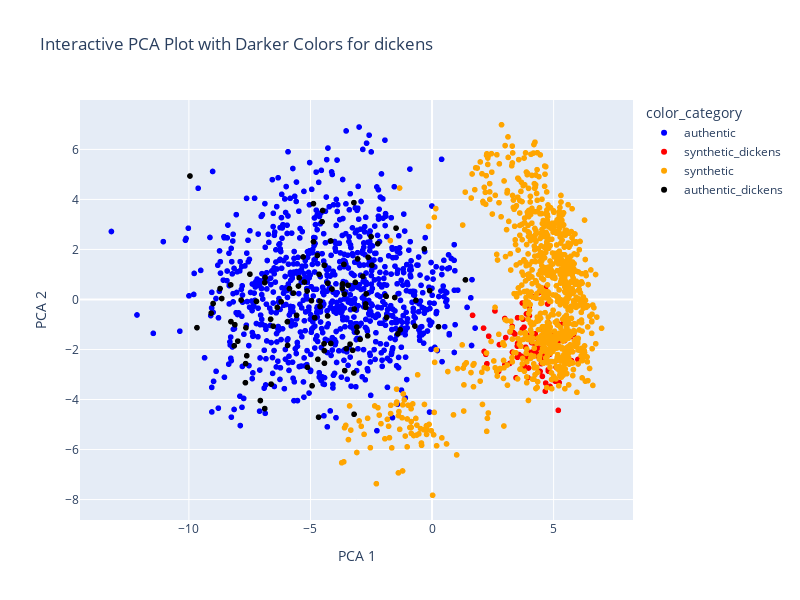

This figure's notebook cell:
### Code cell
author = "dickens"

import plotly.express as px



# Example DataFrame (ensure you have 'PCA1', 'PCA2', 'category', and 'ID' columns)
# pca_df should have columns ['PCA1', 'PCA2', 'category', 'ID']

# Define colors for categories, with darker colors for 'Twain' entries
color_map = {
    
    'authentic': 'blue',         # Regular blue for authentic
    f'authentic_{author}': 'black',  # Dark blue for Twain in authentic
    'synthetic': 'orange',       # Regular orange for synthetic
    f'synthetic_{author}': 'red' # Dark orange for Twain in synthetic
}

# Create a new column to assign darker colors if ID starts with 'Twain' (case insensitive)
def get_color_category(row):
    if row['ID'].lower().startswith(author):
        if row['category'] == 'authentic':
            return f'authentic_{author}'  # Dark blue for 'Twain' in authentic
        else:
            return f'synthetic_{author}'  # Dark orange for 'Twain' in synthetic
    return row['category']

pca_df['color_category'] = pca_df.apply(get_color_category, axis=1)

# Create an interactive scatter plot with Plotly
fig = px.scatter(
    pca_df,
    x='PCA1',  # First principal component
    y='PCA2',  # Second principal component
    color='color_category',  # Color based on the new color category
    color_discrete_map=color_map,  # Assign specific colors including darker shades
    hover_data=['ID'],  # Show 'ID' column when hovering
    labels={'PCA1': 'PCA 1', 'PCA2': 'PCA 2'},  # Axis labels
    title=f'Interactive PCA Plot with Darker Colors for {author}', width=800, height=600
)

# Show the plot
fig.show()

fig.write_html("interactive_pca_twain.html")

### Figure 1 — Plotly figure (JSON) as saved in the notebook; plotly's stock layout.template omitted (floating-point values rounded to 4 significant figures; data arrays with more than 128 entries replaced by an {"elided": "..."} marker saying what was removed)
{"data": [{"customdata": {"elided": "900x1 str values"}, "hovertemplate": "color_category=authentic<br>PCA 1=%{x}<br>PCA 2=%{y}<br>ID=%{customdata[0]}<extra></extra>", "legendgroup": "authentic", "marker": {"color": "blue", "symbol": "circle"}, "mode": "markers", "name": "authentic", "showlegend": true, "type": "scattergl", "x": {"elided": "900 float values"}, "xaxis": "x", "y": {"elided": "900 float values"}, "yaxis": "y"}, {"customdata": [["DICKENS_synthetic_combined_144.txt"], ["DICKENS_synthetic_combined_126.txt"], ["DICKENS_synthetic_combined_130.txt"], ["DICKENS_synthetic_combined_119.txt"], ["DICKENS_synthetic_combined_124.txt"], ["DICKENS_synthetic_combined_155.txt"], ["DICKENS_synthetic_combined_90.txt"], ["DICKENS_synthetic_combined_171.txt"], ["DICKENS_synthetic_combined_158.txt"], ["DICKENS_synthetic_combined_152.txt"], ["DICKENS_synthetic_combined_16.txt"], ["DICKENS_synthetic_combined_140.txt"], ["DICKENS_synthetic_combined_30.txt"], ["DICKENS_synthetic_combined_81.txt"], ["DICKENS_synthetic_combined_58.txt"], ["DICKENS_synthetic_combined_44.txt"], ["DICKENS_synthetic_combined_173.txt"], ["DICKENS_synthetic_combined_135.txt"], ["DICKENS_synthetic_combined_70.txt"], ["DICKENS_synthetic_combined_167.txt"], ["DICKENS_synthetic_combined_60.txt"], ["DICKENS_synthetic_combined_61.txt"], ["DICKENS_synthetic_combined_145.txt"], ["DICKENS_synthetic_combined_163.txt"], ["DICKENS_synthetic_combined_160.txt"], ["DICKENS_synthetic_combined_56.txt"], ["DICKENS_synthetic_combined_189.txt"], ["DICKENS_synthetic_combined_74.txt"], ["DICKENS_synthetic_combined_27.txt"], ["DICKENS_synthetic_combined_38.txt"], ["DICKENS_synthetic_combined_156.txt"], ["DICKENS_synthetic_combined_136.txt"], ["DICKENS_synthetic_combined_2.txt"], ["DICKENS_synthetic_combined_64.txt"], ["DICKENS_synthetic_combined_161.txt"], ["DICKENS_synthetic_combined_188.txt"], ["DICKENS_synthetic_combined_73.txt"], ["DICKENS_synthetic_combined_46.txt"], ["DICKENS_synthetic_combined_137.txt"], ["DICKENS_synthetic_combined_76.txt"], ["DICKENS_synthetic_combined_133.txt"], ["DICKENS_synthetic_combined_168.txt"], ["DICKENS_synthetic_combined_75.txt"], ["DICKENS_synthetic_combined_176.txt"], ["DICKENS_synthetic_combined_150.txt"], ["DICKENS_synthetic_combined_84.txt"], ["DICKENS_synthetic_combined_55.txt"], ["DICKENS_synthetic_combined_71.txt"], ["DICKENS_synthetic_combined_79.txt"], ["DICKENS_synthetic_combined_141.txt"], ["DICKENS_synthetic_combined_172.txt"], ["DICKENS_synthetic_combined_132.txt"], ["DICKENS_synthetic_combined_101.txt"], ["DICKENS_synthetic_combined_22.txt"], ["DICKENS_synthetic_combined_86.txt"], ["DICKENS_synthetic_combined_35.txt"], ["DICKENS_synthetic_combined_23.txt"], ["DICKENS_synthetic_combined_91.txt"], ["DICKENS_synthetic_combined_3.txt"], ["DICKENS_synthetic_combined_112.txt"], ["DICKENS_synthetic_combined_159.txt"], ["DICKENS_synthetic_combined_29.txt"], ["DICKENS_synthetic_combined_177.txt"], ["DICKENS_synthetic_combined_87.txt"], ["DICKENS_synthetic_combined_62.txt"], ["DICKENS_synthetic_combined_181.txt"], ["DICKENS_synthetic_combined_57.txt"], ["DICKENS_synthetic_combined_49.txt"], ["DICKENS_synthetic_combined_97.txt"], ["DICKENS_synthetic_combined_154.txt"], ["DICKENS_synthetic_combined_184.txt"], ["DICKENS_synthetic_combined_48.txt"], ["DICKENS_synthetic_combined_50.txt"], ["DICKENS_synthetic_combined_180.txt"], ["DICKENS_synthetic_combined_9.txt"], ["DICKENS_synthetic_combined_6.txt"], ["DICKENS_synthetic_combined_92.txt"], ["DICKENS_synthetic_combined_120.txt"], ["DICKENS_synthetic_combined_7.txt"], ["DICKENS_synthetic_combined_88.txt"], ["DICKENS_synthetic_combined_68.txt"], ["DICKENS_synthetic_combined_170.txt"], ["DICKENS_synthetic_combined_94.txt"], ["DICKENS_synthetic_combined_118.txt"], ["DICKENS_synthetic_combined_18.txt"], ["DICKENS_synthetic_combined_82.txt"], ["DICKENS_synthetic_combined_100.txt"], ["DICKENS_synthetic_combined_108.txt"], ["DICKENS_synthetic_combined_13.txt"], ["DICKENS_synthetic_combined_43.txt"], ["DICKENS_synthetic_combined_114.txt"], ["DICKENS_synthetic_combined_17.txt"], ["DICKENS_synthetic_combined_157.txt"], ["DICKENS_synthetic_combined_183.txt"], ["DICKENS_synthetic_combined_174.txt"], ["DICKENS_synthetic_combined_182.txt"], ["DICKENS_synthetic_combined_78.txt"], ["DICKENS_synthetic_combined_72.txt"], ["DICKENS_synthetic_combined_67.txt"], ["DICKENS_synthetic_combined_194.txt"]], "hovertemplate": "color_category=synthetic_dickens<br>PCA 1=%{x}<br>PCA 2=%{y}<br>ID=%{customdata[0]}<extra></extra>", "legendgroup": "synthetic_dickens", "marker": {"color": "red", "symbol": "circle"}, "mode": "markers", "name": "synthetic_dickens", "showlegend": true, "type": "scattergl", "x": [4.093, 4.778, 4.533, 4.47, 2.118, 3.208, 5.514, 3.666, 2.142, 2.33, 3.941, 2.738, 3.783, 5.169, 4.122, 3.714, 4.242, 3.518, 4.005, 3.942, 5.07, 5.201, 3.346, 2.588, 3.884, 5.363, 5.109, 4.28, 4.843, 5.228, 4.779, 2.993, 4.016, 3.938, 3.031, 5.065, 4.843, 3.995, 2.257, 4.993, 4.942, 4.718, 4.46, 3.789, 4.711, 5.183, 4.755, 5.702, 5.166, 3.404, 4.539, 2.213, 2.997, 4.4, 4.867, 4.446, 4.567, 5.778, 3.712, 3.196, 3.297, 4.957, 3.735, 6.001, 2.771, 5.097, 4.664, 4.653, 4.248, 4.107, 3.512, 3.508, 4.043, 5.192, 4.674, 3.518, 4.823, 3.967, 4.782, 4.392, 4.5, 3.308, 4.315, 4.658, 4.48, 5.463, 5.735, 3.852, 4.334, 4.388, 4.281, 6.167, 1.667, 4.854, 3.962, 3.791, 5.821, 5.409, 3.577, 3.455], "xaxis": "x", "y": [-1.722, -0.9113, -2.169, -2.362, -1.146, -1.298, -2.435, -2.268, -2.079, -1.468, -3.122, -2.873, -1.107, -1.704, 0.114, -0.1442, -1.37, -0.7314, -0.6477, -2.09, -1.854, -0.9811, -1.327, -0.4582, -0.5764, -1.467, -2.447, -1.96, -2.133, -3.321, -2.806, -0.7614, -2.253, -2.329, -1.524, -3.266, -2.193, -0.303, -2.571, -1.405, -1.827, -2.45, -1.979, -2.35, -2.119, -1.85, -0.1817, -1.484, -1.01, -1.379, -3.075, -2.193, -2.606, -1.711, -1.412, -2.877, -1.666, -2.093, -1.191, -2.558, -1.075, -1.886, -0.7912, -2.4, -1.804, -2.704, 0.4581, -1.139, -1.85, -2.103, -2.313, -1.864, -1.41, -4.433, -3.344, -1.756, -1.085, -2.74, -2.865, -2.317, -2.566, -2.105, -1.802, -3.668, -1.199, -1.642, -2.449, -1.911, -1.54, 0.2716, -2.141, -2.236, -0.6331, -3.479, -2.235, -2.646, -1.396, -0.9422, -2.204, -3.132], "yaxis": "y"}, {"customdata": {"elided": "900x1 str values"}, "hovertemplate": "color_category=synthetic<br>PCA 1=%{x}<br>PCA 2=%{y}<br>ID=%{customdata[0]}<extra></extra>", "legendgroup": "synthetic", "marker": {"color": "orange", "symbol": "circle"}, "mode": "markers", "name": "synthetic", "showlegend": true, "type": "scattergl", "x": {"elided": "900 float values"}, "xaxis": "x", "y": {"elided": "900 float values"}, "yaxis": "y"}, {"customdata": [["Dickens_1735.txt"], ["Dickens_2621.txt"], ["Dickens_6874.txt"], ["Dickens_1806.txt"], ["Dickens_109.txt"], ["Dickens_3279.txt"], ["Dickens_162.txt"], ["Dickens_8555.txt"], ["Dickens_5434.txt"], ["Dickens_5141.txt"], ["Dickens_2597.txt"], ["Dickens_149.txt"], ["Dickens_6732.txt"], ["Dickens_6461.txt"], ["Dickens_7155.txt"], ["Dickens_3682.txt"], ["Dickens_6401.txt"], ["Dickens_8248.txt"], ["Dickens_8909.txt"], ["Dickens_7734.txt"], ["Dickens_2673.txt"], ["Dickens_1111.txt"], ["Dickens_5140.txt"], ["Dickens_5020.txt"], ["Dickens_6573.txt"], ["Dickens_3998.txt"], ["Dickens_5496.txt"], ["Dickens_7636.txt"], ["Dickens_2948.txt"], ["Dickens_8133.txt"], ["Dickens_2628.txt"], ["Dickens_3699.txt"], ["Dickens_7938.txt"], ["Dickens_3233.txt"], ["Dickens_8897.txt"], ["Dickens_1327.txt"], ["Dickens_2598.txt"], ["Dickens_5120.txt"], ["Dickens_1824.txt"], ["Dickens_6653.txt"], ["Dickens_3703.txt"], ["Dickens_4618.txt"], ["Dickens_319.txt"], ["Dickens_4236.txt"], ["Dickens_5177.txt"], ["Dickens_8873.txt"], ["Dickens_5464.txt"], ["Dickens_5936.txt"], ["Dickens_7673.txt"], ["Dickens_1931.txt"], ["Dickens_1741.txt"], ["Dickens_8051.txt"], ["Dickens_3101.txt"], ["Dickens_4956.txt"], ["Dickens_2694.txt"], ["Dickens_3164.txt"], ["Dickens_1892.txt"], ["Dickens_4172.txt"], ["Dickens_6069.txt"], ["Dickens_6528.txt"], ["Dickens_8955.txt"], ["Dickens_4942.txt"], ["Dickens_6863.txt"], ["Dickens_5245.txt"], ["Dickens_2309.txt"], ["Dickens_7623.txt"], ["Dickens_215.txt"], ["Dickens_3354.txt"], ["Dickens_4508.txt"], ["Dickens_6871.txt"], ["Dickens_5217.txt"], ["Dickens_5090.txt"], ["Dickens_7277.txt"], ["Dickens_7511.txt"], ["Dickens_4878.txt"], ["Dickens_6474.txt"], ["Dickens_3139.txt"], ["Dickens_7317.txt"], ["Dickens_6447.txt"], ["Dickens_375.txt"], ["Dickens_6247.txt"], ["Dickens_1765.txt"], ["Dickens_5824.txt"], ["Dickens_4093.txt"], ["Dickens_2093.txt"], ["Dickens_5713.txt"], ["Dickens_4367.txt"], ["Dickens_6839.txt"], ["Dickens_2323.txt"], ["Dickens_352.txt"], ["Dickens_8841.txt"], ["Dickens_2079.txt"], ["Dickens_6506.txt"], ["Dickens_2784.txt"], ["Dickens_2500.txt"], ["Dickens_4721.txt"], ["Dickens_2742.txt"], ["Dickens_7867.txt"], ["Dickens_557.txt"], ["Dickens_2465.txt"]], "hovertemplate": "color_category=authentic_dickens<br>PCA 1=%{x}<br>PCA 2=%{y}<br>ID=%{customdata[0]}<extra></extra>", "legendgroup": "authentic_dickens", "marker": {"color": "black", "symbol": "circle"}, "mode": "markers", "name": "authentic_dickens", "showlegend": true, "type": "scattergl", "x": [-7.221, -3.085, -8.649, -5.139, -4.426, -1.534, -4.607, -3.215, -1.481, -4.645, -5.572, -4.432, -4.163, -2.723, -7.676, -5.462, -4.96, -3.213, -8.271, -2.507, -9.668, -6.206, -2.647, -4.604, -3.207, -7.667, -9.956, -4.295, -4.693, -4.667, -4.523, -4.83, -5.493, -0.6638, -3.688, -6.88, -5.248, -1.902, -1.309, -4.433, -5.863, -3.684, -3.625, -7.852, -5.941, -5.303, -4.499, -4.116, -2.232, -1.406, -3.523, -6.88, -3.201, -1.871, -7.061, -3.156, -3.062, -8.11, -8.136, -5.699, -4.878, 1.374, -5.122, -5.95, -3.091, -4.165, -7.619, -3.372, -2.708, -8.279, -3.603, -3.264, 0.2652, -2.473, -6.534, -4.715, -6.364, -0.32, -3.455, -0.7027, -6.619, -2.847, -2.958, -3.592, -7.989, -9.005, -2.731, -4.293, -0.09774, -4.935, -6.639, -4.877, -7.49, -2.628, -8.718, -1.886, -7.655, -9.085, -4.442, -6.866], "xaxis": "x", "y": [-0.07623, -1.304, 0.03742, 0.3371, -2.547, 0.07834, -0.2813, -2.939, 2.851, 1.006, -0.6324, -2.048, -1.759, -0.3164, -3.328, 0.8672, -0.04784, 3.873, -0.8845, 2.51, -1.127, -0.08924, -1.455, -0.07201, -4.589, -2.565, 4.937, -0.659, -2.392, -4.706, 3.112, -0.7262, 0.5373, -0.03425, 0.4382, 0.6731, 0.6949, 0.1404, -1.211, 1.365, 0.4318, 0.6204, 1.402, -0.02335, -1.837, 1.7, 3.558, 0.418, 2.232, -1.376, -1.968, -4.363, -0.3817, -0.7166, -4.042, 0.6835, 1.622, -1.01, -1.852, 0.2544, 3.833, 0.7829, -2.715, -0.8936, -1.105, 2.34, -2.249, -1.787, 0.2236, 0.5825, 0.213, -2.032, -1.09, 1.37, -1.068, 1.76, -0.3187, 2.021, 0.5685, -1.064, -3.385, 0.9252, -1.594, -2.845, -1.665, -0.1624, -0.1803, 0.6463, 0.3534, -3.452, -0.7887, 2.31, 1.011, 1.685, 0.4348, 0.1244, -1.132, -0.5497, -1.771, 0.8799], "yaxis": "y"}], "layout": {"height": 600, "legend": {"title": {"text": "color_category"}, "tracegroupgap": 0}, "title": {"text": "Interactive PCA Plot with Darker Colors for dickens"}, "width": 800, "xaxis": {"anchor": "y", "autorange": true, "domain": [0, 1], "range": [-14.48, 8.268], "title": {"text": "PCA 1"}, "type": "linear"}, "yaxis": {"anchor": "x", "autorange": true, "domain": [0, 1], "range": [-8.818, 7.976], "title": {"text": "PCA 2"}, "type": "linear"}}}
